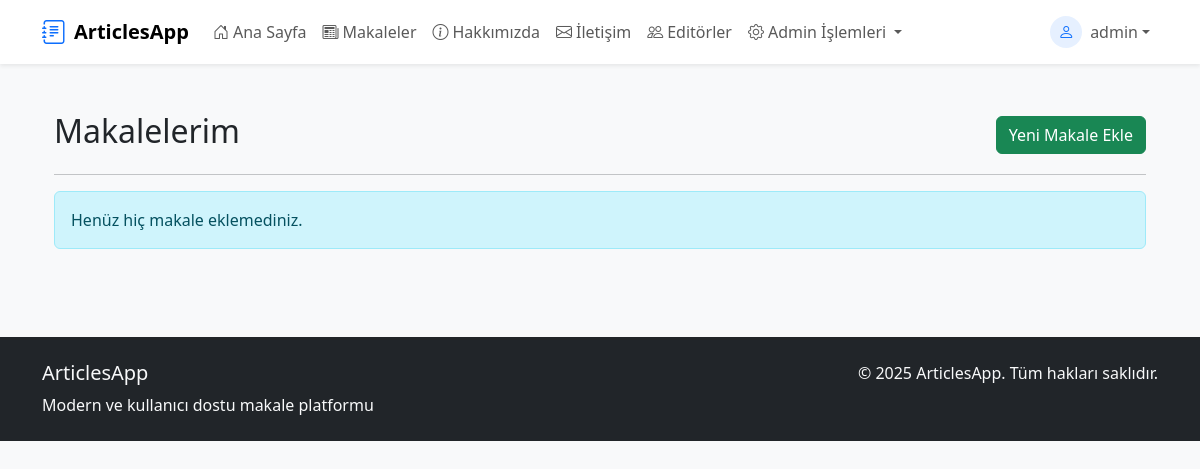
The page /account/my-articles/ (signed in) on the database as committed earlier.
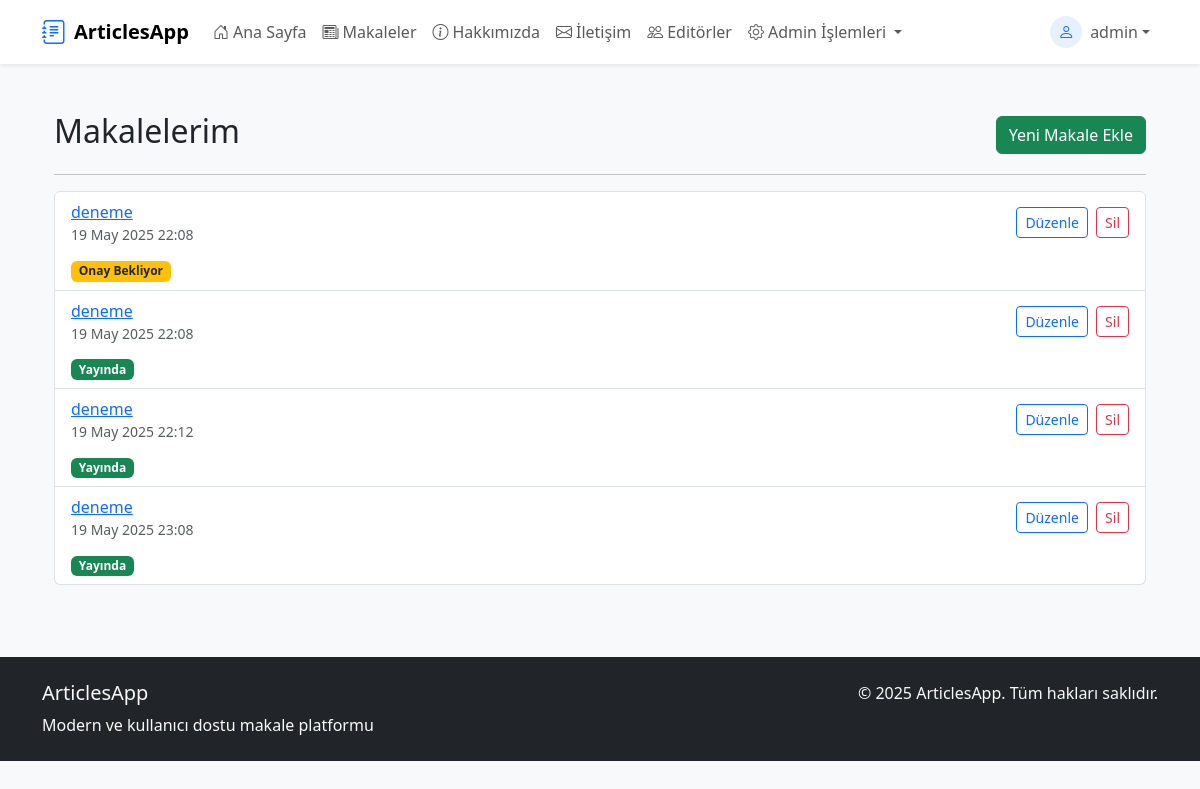
The same page on the database as committed later.
### articles/models.py (models this page shows, shortened)
class Article(models.Model):
    title = models.CharField(max_length=200)
    description = models.TextField()
    file = models.FileField(
        upload_to=article_file_upload_to,
        validators=[validate_pdf],  # ✅ Buraya eklendi
        null=True,
        blank=True
    )
    date = models.DateField(auto_now=True)
    isActive = models.BooleanField(default=False)
    isHome = models.BooleanField(default=False)
    slug = models.SlugField(null=False, blank=True, unique=True)
    categories = models.ManyToManyField("Category")
    author = models.ForeignKey(User, on_delete=models.CASCADE, null=True, blank=True)
    admin_note = models.TextField(blank=True, null=True)
    created_at = models.DateTimeField(default=timezone.now)
    updated_at = models.DateTimeField(auto_now=True)
    class Meta:
        ordering = ['-updated_at']

### account/views.py (the view)
# urls.py: path('my-articles/', views.my_articles, name='my_articles'),
@login_required
def my_articles(request):
    articles = Article.objects.filter(author=request.user)
    return render(request, 'account/my-articles.html', {'articles': articles})

### account/templates/account/my-articles.html (shortened to what this page needs)
{% extends 'layout.html' %}
{% load static %}
{% block css_file %}
<link rel="stylesheet" href="{% static 'articles/css/style.css' %}">
{% endblock %}
{% block content %}
<div class="container mt-4">
    <div class="d-flex justify-content-between align-items-center">
        <h2>Makalelerim</h2>
        <a href="{% url 'article_create' %}" class="btn btn-success">Yeni Makale Ekle</a>
    </div>
    <hr>
    {% if articles %}
        <ul class="list-group">
            {% for article in articles %}
                <li class="list-group-item d-flex flex-column gap-2">
                    <div class="d-flex justify-content-between align-items-center">
                        <div>
                            {% if article.slug %}
                                <a href="{% url 'article_details' article.slug %}">
                                    {{ article.title }}
                                </a>
                            {% else %}
                                {{ article.title }} <span class="text-danger">(slug eksik)</span>
                            {% endif %}
                            <div class="text-muted small">{{ article.created_at|date:"d M Y H:i" }}</div>
                        </div>
                        <div>
                            <a href="{% url 'article_edit' article.id %}" class="btn btn-sm btn-outline-primary me-1 position-relative">
                                Düzenle
                            </a>
                            <form method="POST" action="{% url 'article_delete' article.id %}" class="d-inline">
                                <button class="btn btn-sm btn-outline-danger" type="submit" onclick="return confirm('Makale silinsin mi?')">Sil</button>
                            </form>
                        </div>
                    </div>
                    <div class="mt-1">
                        {% if article.isActive %}
                            <span class="badge bg-success">Yayında</span>
                        {% else %}
                            <span class="badge bg-warning text-dark">Onay Bekliyor</span>
                        {% endif %}
                    </div>
                </li>
            {% endfor %}
        </ul>
    {% else %}
        <div class="alert alert-info">Henüz hiç makale eklemediniz.</div>
    {% endif %}
</div>
{% endblock %}

Rows that differ between the two databases and show on the page:
added Article: title "deneme", created_at "19 May 2025 22:08", isActive "Onay Bekliyor"
added Article: title "deneme", created_at "19 May 2025 22:08", isActive "Yayında"
added Article: title "deneme", created_at "19 May 2025 22:12", isActive "Yayında"
added Article: title "deneme", created_at "19 May 2025 23:08", isActive "Yayında"
Other text that changed with them:
text no longer shown: "Henüz hiç makale eklemediniz."
